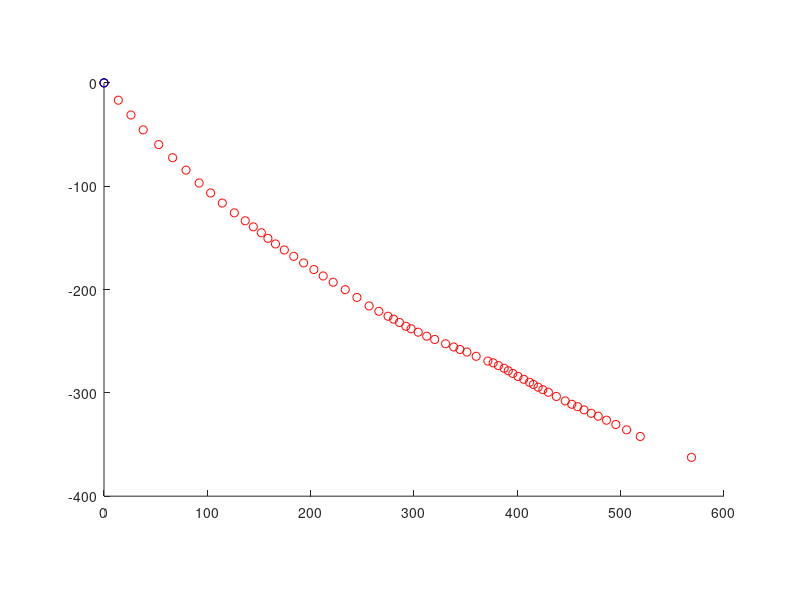
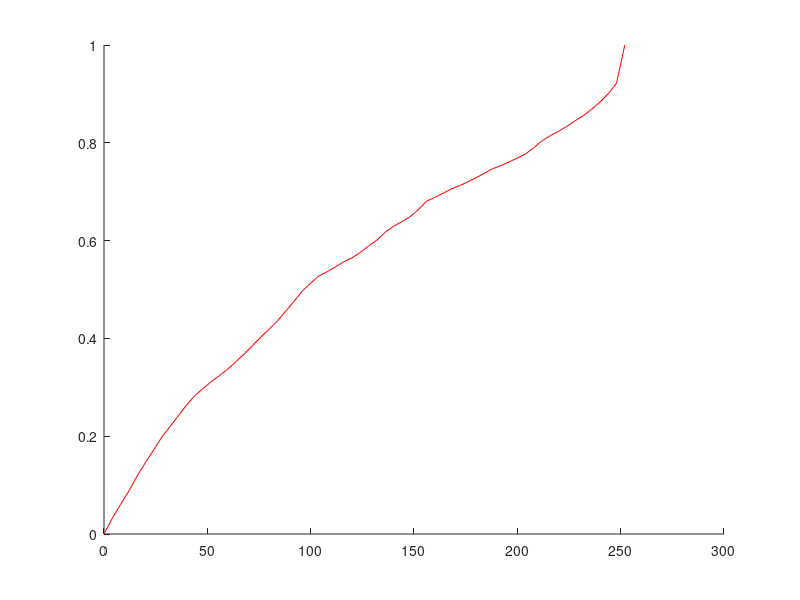

Reproduce these figures in MATLAB, in order. (Note: this script raises an error after producing the figures.)
clear; clc; close all;

calib = load('ActuationCalibration7.txt', '-ascii');

actuators = {calib(find(calib(:,1) == 0),:), calib(find(calib(:,1) == 1), :),...
    calib(find(calib(:,1) == 2), :)};

for i=1:length(actuators)
    actuators{i}(1,3:4) = 0;
    %actuators{i}(find(sqrt(sum(actuators{i}(:,3:4).^2,2)) < 0.25),3:4) = 0;
    actuators{i}(:,3) = cumsum(actuators{i}(:,3));
    actuators{i}(:,4) = cumsum(actuators{i}(:,4)); 
end

figure;
hold on;
colors = {'r', 'k', 'b'};
for i=1:length(actuators)
    scatter(actuators{i}(:,3), actuators{i}(:,4), colors{i});
end
daspect([1 1 1])

fsigm = @(p,xval) p(1)+(p(2)-p(1))./(1+10.^((p(3)-xval)*p(4)));

figure;
hold on;
for i=1:length(actuators)
    mag = sqrt(sum(actuators{i}(:,3:4).^2,2));
    mag = mag/max(mag);
    plot(actuators{i}(:,2),mag,colors{i});
    
    params = sigm_fit(actuators{i}(:,2), mag, [], [], 0);
    display(sprintf('actuator %d a=%f, b=%f, c=%f, d=%f',i,params(1),params(2),params(3),params(4)));
    plot(actuators{i}(:,2),fsigm(params,actuators{i}(:,2)),strcat(colors{mod(i+1,3)+1},'--'));
end


% syms a b c d x0 real
% simplify(fsigm([a,b,c,d], (d*c+log10(x0-a)-log10(b-x0))/d))
% 
% figure;
% hold on;
% for i=1:length(actuators)
%     mag = sqrt(sum(actuators{i}(:,3:4).^2,2));
%     mag = mag/max(mag);
%     plot(actuators{i}(:,2),mag,colors{i});
%     
%     params = sigm_fit(actuators{i}(:,2), mag, [], [], 0);
%     xs = [0:255];
%     mapped_xs = round(max(min((params(4)*params(3)+log10(max((xs/255)-params(1),1e-6))-log10(max(params(2)-(xs/255),1e-6)))/params(4), 255),0));
%     plot(xs,fsigm(params, mapped_xs),strcat(colors{mod(i+1,3)+1},'--'));
% end